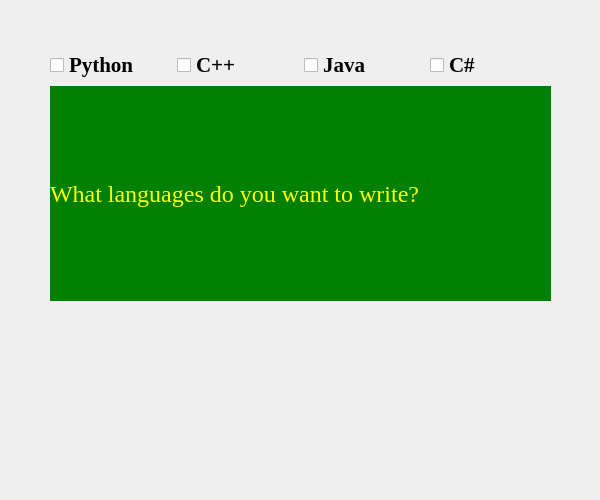
<?xml version="1.0" encoding="UTF-8"?>
<ui version="4.0">
 <class>Form</class>
 <widget class="QWidget" name="Form">
  <property name="geometry">
   <rect>
    <x>0</x>
    <y>0</y>
    <width>600</width>
    <height>500</height>
   </rect>
  </property>
  <property name="windowTitle">
   <string>Check Box with Qt Designer</string>
  </property>
  <widget class="QWidget" name="">
   <property name="geometry">
    <rect>
     <x>50</x>
     <y>50</y>
     <width>501</width>
     <height>251</height>
    </rect>
   </property>
   <layout class="QVBoxLayout" name="verticalLayout">
    <item>
     <layout class="QHBoxLayout" name="horizontalLayout">
      <item>
       <widget class="QCheckBox" name="checkBox">
        <property name="font">
         <font>
          <family>Times New Roman</family>
          <pointsize>16</pointsize>
          <bold>true</bold>
         </font>
        </property>
        <property name="text">
         <string>Python</string>
        </property>
       </widget>
      </item>
      <item>
       <widget class="QCheckBox" name="checkBox_2">
        <property name="font">
         <font>
          <family>Times New Roman</family>
          <pointsize>16</pointsize>
          <bold>true</bold>
         </font>
        </property>
        <property name="text">
         <string>C++</string>
        </property>
       </widget>
      </item>
      <item>
       <widget class="QCheckBox" name="checkBox_3">
        <property name="font">
         <font>
          <family>Times New Roman</family>
          <pointsize>16</pointsize>
          <bold>true</bold>
         </font>
        </property>
        <property name="text">
         <string>Java</string>
        </property>
       </widget>
      </item>
      <item>
       <widget class="QCheckBox" name="checkBox_4">
        <property name="font">
         <font>
          <family>Times New Roman</family>
          <pointsize>16</pointsize>
          <bold>true</bold>
         </font>
        </property>
        <property name="text">
         <string>C#</string>
        </property>
       </widget>
      </item>
     </layout>
    </item>
    <item>
     <widget class="QLabel" name="label">
      <property name="font">
       <font>
        <family>Times New Roman</family>
        <pointsize>18</pointsize>
       </font>
      </property>
      <property name="styleSheet">
       <string notr="true">color:  yellow;
background-color: green; </string>
      </property>
      <property name="text">
       <string>What languages do you want to write?</string>
      </property>
     </widget>
    </item>
   </layout>
  </widget>
 </widget>
 <resources/>
 <connections/>
</ui>
